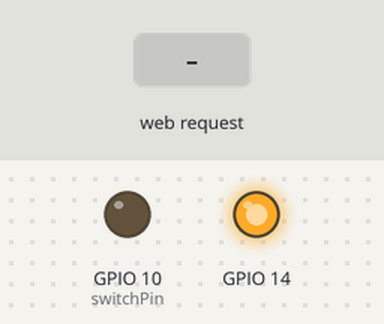
Bench run of a sketch on a simulated ESP32-C6. Parts: output pins drawn as LEDs (lit = HIGH). Inputs (shaded band) come from the test bench. WiFi joins after 1.5 s; servers stay silent unless stated; what the sketch prints to the serial monitor is not drawn.

Above: at 3.3 s.
3.4 s: HTTP request GET /sawbird/50ohm received
At 4.6 s:
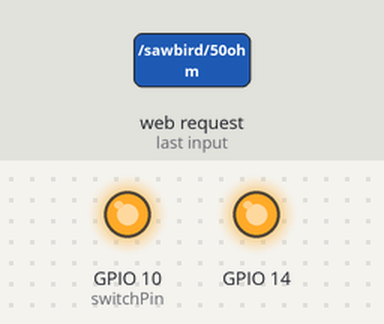
4.9 s: HTTP request GET /sawbird/operate received
At 5.9 s:
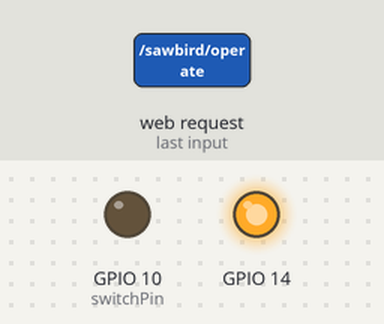
Timing chart, 0 to 7.9 s (numbered marks = the images above; inputs shaded):
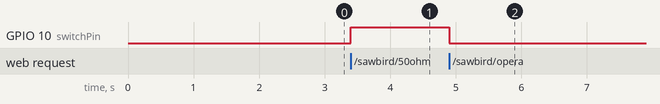

Measured:
- after the input at 3.4 s, GPIO 10 (switchPin): LOW → HIGH at once
- after the input at 4.9 s, GPIO 10 (switchPin): HIGH → LOW at once

The sketch:

esp32_C6_pin_change_query_ext-ant.ino
```cpp
#include <WiFi.h>
#include <WebServer.h>
/*
Production ready candidate - Nov 21, 2025
PIN D10 to signal the Sawbird
Complie as XIAO_ESP32C6
External antenna selected - using a 31mm wire
*/
const char* ssid = "YOUR_SSID";
const char* password = "SECRET_PASSWORD";
const int switchPin = D10; // sawbird switch
WebServer server(80);

void handleOn() {
  digitalWrite(switchPin, LOW);
  server.send(200, "text/plain", "SAWBIRD NORMAL"); // feedback for debugging
}

void handleOff() {
  digitalWrite(switchPin, HIGH);
  server.send(200, "text/plain", "SAWBIRD BYPASS"); // feedback for debugging
}

void setup() {
  pinMode(3, OUTPUT); // Two step process to enable the external U.FL port on the C6
  digitalWrite(3, LOW); // activate RF switch control
  delay(100);
  pinMode(14, OUTPUT);
  digitalWrite(14, HIGH); // select external antenna

  pinMode(switchPin, OUTPUT);
  digitalWrite(switchPin, LOW); //set low as default

  Serial.begin(115200); //local debugging mostly

  WiFi.begin(ssid, password); // serial print for debugging.  also very handy
  while (WiFi.status() != WL_CONNECTED) {
    delay(1000);
    Serial.println("Connecting to WiFi...");
  }
  Serial.println("Connected to WiFi");
  Serial.print("IP Address: ");
  Serial.println(WiFi.localIP());

  server.on("/sawbird/operate", handleOn);
  server.on("/sawbird/50ohm", handleOff);
  server.begin();
}

void loop() {
  server.handleClient();
}
```
